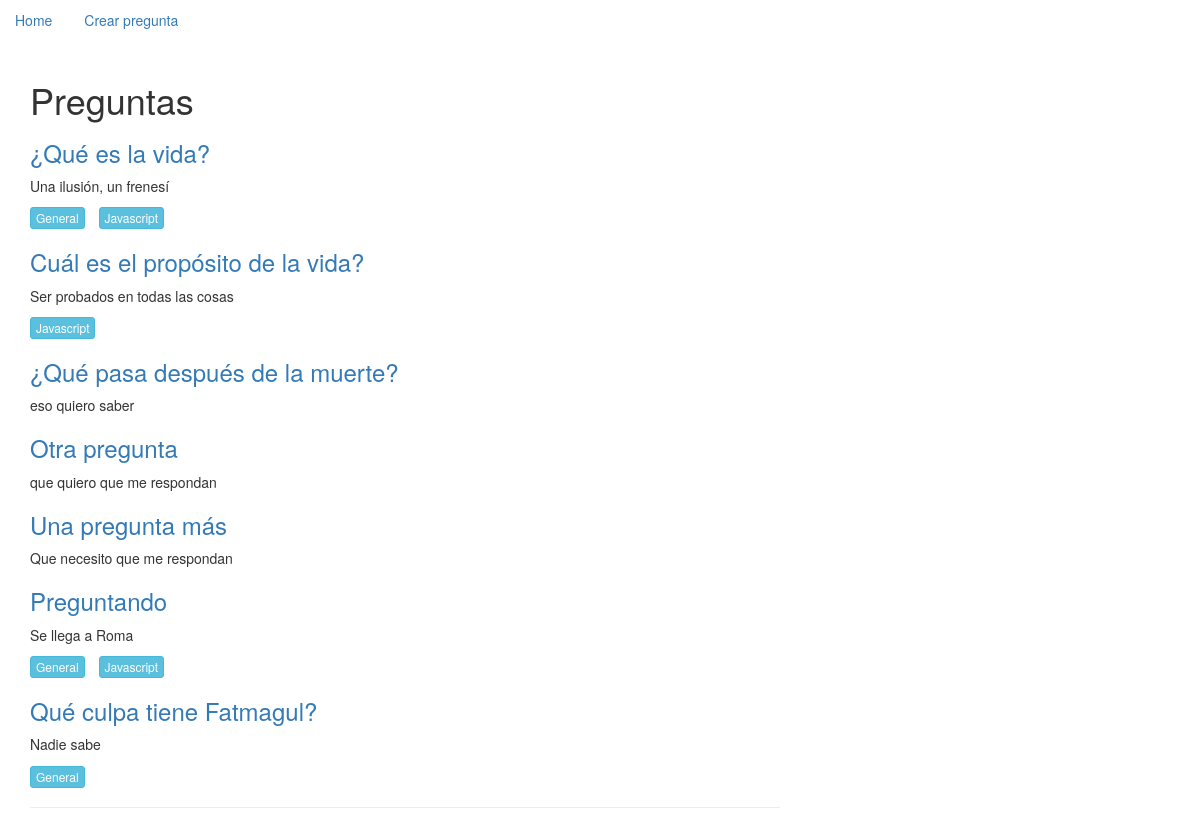
/preguntas/, run on an earlier commit of the app's database.
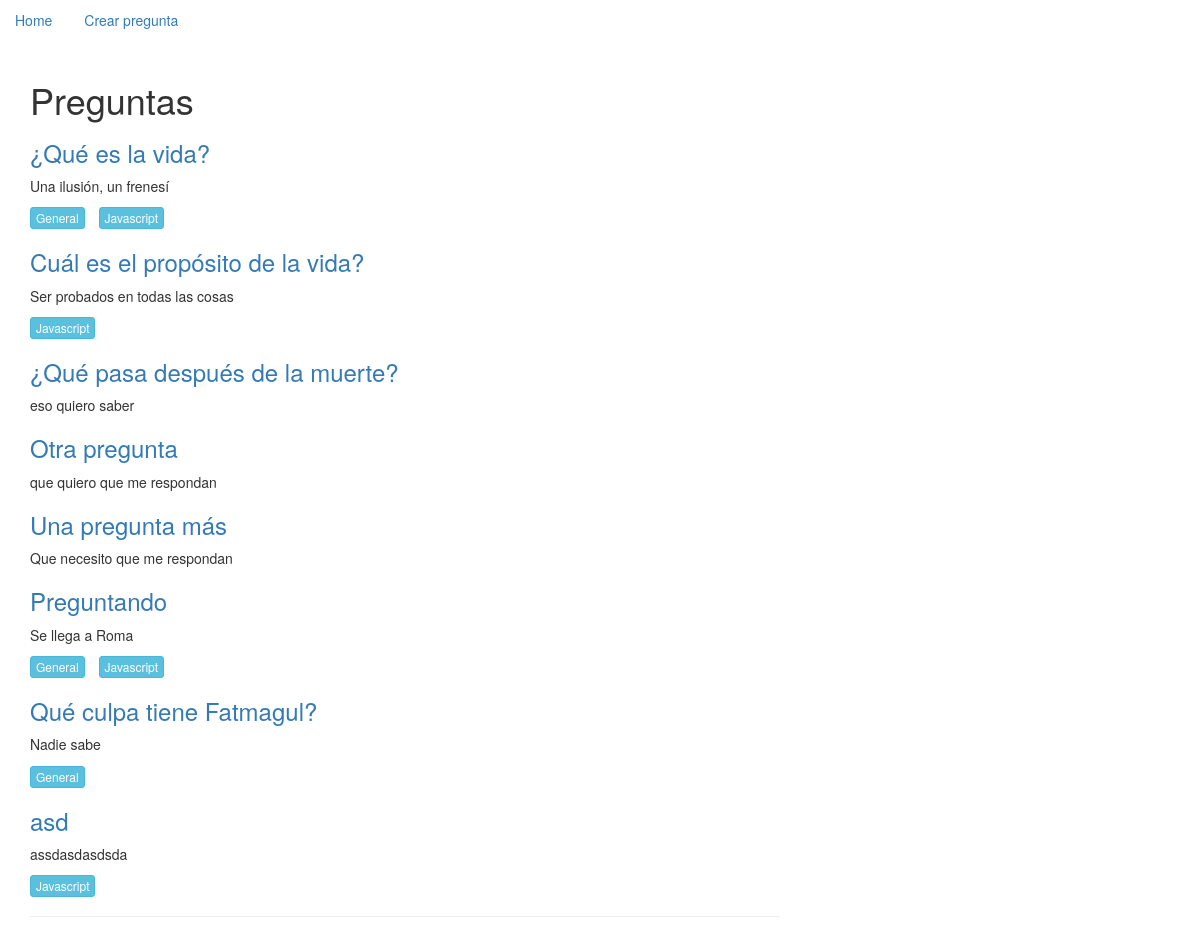
And on a later commit of the database.
### preguntas/models.py (models this page shows, shortened)
class Pregunta(models.Model):
    titulo = models.CharField(max_length=255)
    descripcion = models.TextField()
    fecha = models.DateTimeField()
    categoria = models.ManyToManyField(Categoria)

class Categoria(models.Model):
    nombre = models.CharField(max_length=255)

### preguntas/views.py (the view)
def index(request):
    preguntas = Pregunta.objects.all()
    context = {'preguntas': preguntas}
    return render(request, 'index.html', context)

### preguntas/templates/index.html (shortened to what this page needs)
{% extends 'base.html' %}
{% block content %}
<div class="page-header">
  <h1>Preguntas</h1>
  {% for pregunta in preguntas %}
    <article>
      <h3><a href="{% url 'pregunta' pregunta.pk %}">{{ pregunta.titulo }}</a></h3>
      <p>{{ pregunta.descripcion }}</p>
      <div class="categorias">
        <ul class="list-inline">
          {% for categoria in pregunta.categoria.all %}
            <li><a href="{% url 'categoria' categoria.pk %}" class="btn btn-xs btn-info">{{ categoria.nombre }}</a></li>
          {% endfor %}
        </ul>
      </div>
    </article>
  {% endfor %}
</div>
{% endblock %}

### preguntas/templates/base.html (shortened to what this page needs)
<!DOCTYPE html>
<html lang="en">
<head>
  <link rel="stylesheet" href="https://maxcdn.bootstrapcdn.com/bootstrap/3.3.6/css/bootstrap.min.css">
</head>
<body>
  <header>
      <nav>
        <ul class="nav nav-pills">
          <li><a href="{% url 'index' %}">Home</a></li>
          <li><a href="{% url 'crear_pregunta' %}">Crear pregunta</a></li>
        </ul>
      </nav>
    </header>
  <div class="container">
    <div class="row">
      <div class="col-md-8">
        <div class="content">
          {% block content %}{% endblock %}
        </div>
      </div>
      <div class="col-md-4">
      </div>
    </div>
  </div>
</body>
</html>

What changed in the data, as far as the page shows it:
added Pregunta: titulo "asd", descripcion "assdasdasdsda", Categoria (nombre "Javascript")
